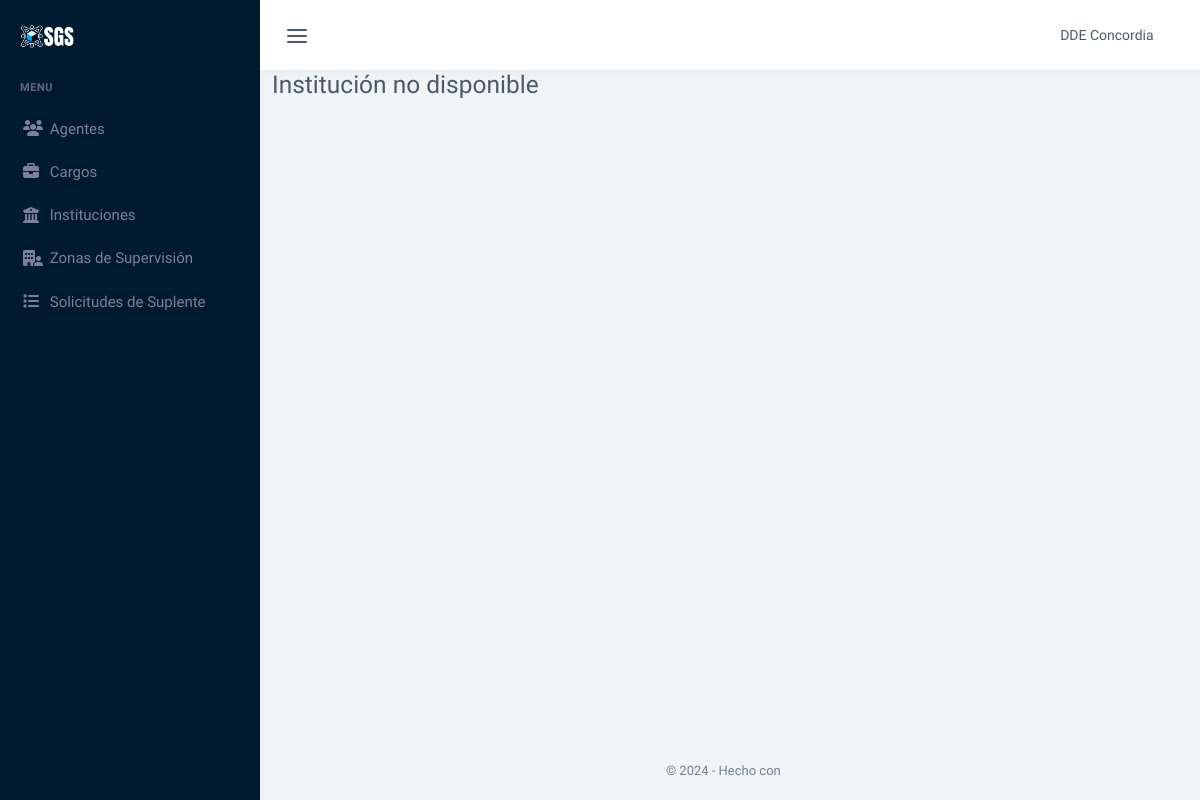
The app's page /editar_institucion/2 (signed in), older data.
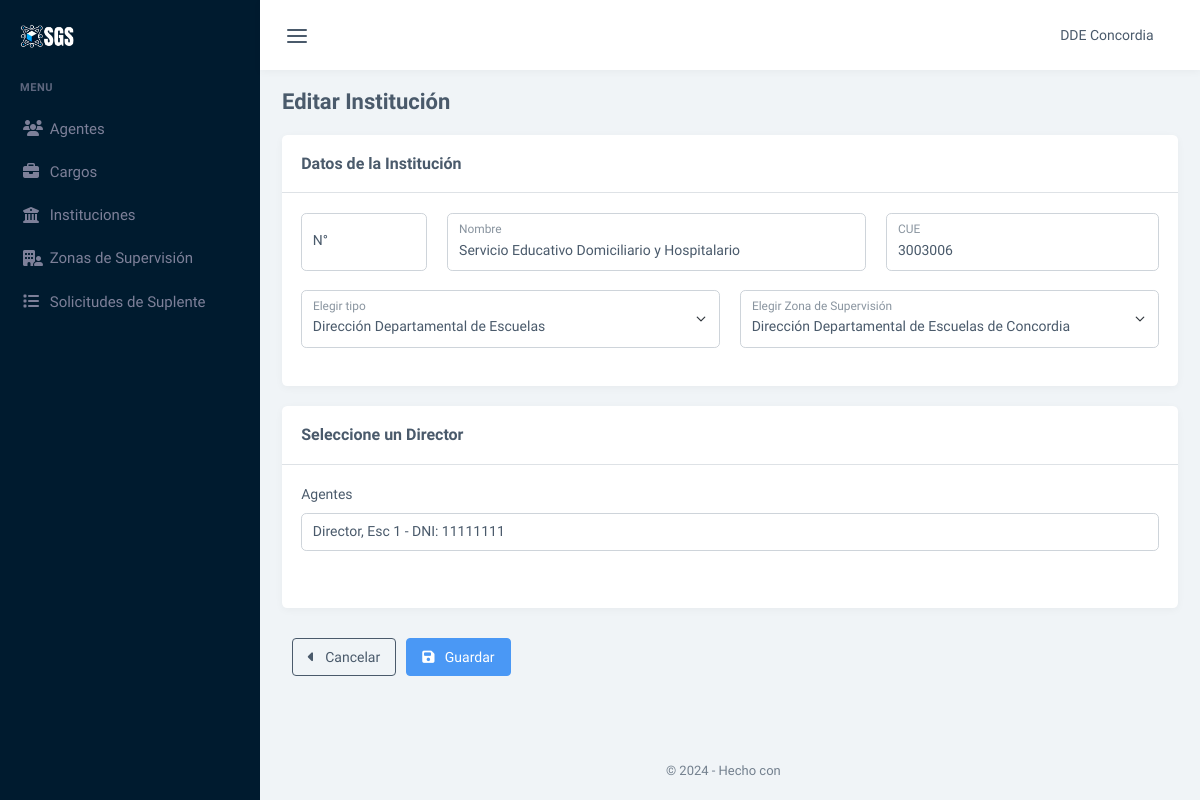
The same page, newer data.
### tables this page shows
CREATE TABLE `instituciones` (
  `id_Institucion` int(11) UNSIGNED NOT NULL,
  `id_Tipo` tinyint(4) UNSIGNED DEFAULT NULL,
  `cue` int(11) UNSIGNED NOT NULL,
  `numero` smallint(6) UNSIGNED DEFAULT NULL,
  `nombre` varchar(100) NOT NULL,
  `id_Director` int(11) UNSIGNED DEFAULT NULL,
  `id_ZonaSupervision` smallint(6) UNSIGNED NOT NULL,
  `eliminado` tinyint(1) NOT NULL DEFAULT 0
);

CREATE TABLE `tipo_institucion` (
  `id_Tipo` tinyint(4) UNSIGNED NOT NULL,
  `tipo` varchar(100) NOT NULL
);

CREATE TABLE `zonas_supervision` (
  `id_ZonaSupervision` smallint(6) UNSIGNED NOT NULL,
  `nombre` varchar(100) NOT NULL,
  `id_Supervisor` int(11) UNSIGNED DEFAULT NULL,
  `eliminado` tinyint(1) NOT NULL DEFAULT 0
);

CREATE TABLE `agentes` (
  `id_Agente` int(11) UNSIGNED NOT NULL,
  `apellido` varchar(100) NOT NULL,
  `nombre` varchar(100) NOT NULL,
  `dni` int(11) UNSIGNED NOT NULL,
  `telefono` int(11) UNSIGNED DEFAULT NULL,
  `direccion` varchar(100) DEFAULT NULL,
  `email` varchar(100) NOT NULL,
  `usuario` varchar(100) NOT NULL,
  `password` varchar(100) NOT NULL,
  `id_Rol` tinyint(4) UNSIGNED NOT NULL,
  `eliminado` tinyint(1) NOT NULL DEFAULT 0
);

### modelos/conexion.php (called while the page is built, shortened)
<?php
class Conexion
{
	static public function conectar()
	{
		try {
			$link = new PDO(
				"mysql:host=" . self::HOST . ";dbname=" . self::DBNAME,
				self::USER,
				self::PASSWORD
			);
			$link->exec("set names utf8");
			return $link;
		} catch (PDOException $e) {
			die("Error en la conexión a la base de datos: " . $e->getMessage());
		}
	}
}

### modelos/modelo.instituciones.php (called while the page is built, shortened)
<?php
require_once 'conexion.php';
class ModeloInstituciones{
    static public function mdlMostrarInstituciones($id_institucion, $valor)
    {
        if ($id_institucion != null) {
            try {
                $stmt = Conexion::conectar()->prepare("SELECT
                i.id_institucion, i.cue,tipo.tipo, tipo.id_Tipo , i.id_ZonaSupervision, i.id_Director, i.nombre as institucion, i.numero, a.apellido, a.nombre, a.dni, a.telefono, z.nombre as zona
                FROM `tipo_institucion` as tipo, `zonas_supervision` as z, `instituciones` as i left join `agentes` as a on i.id_Director = a.id_Agente
                where i.eliminado = 0 and i.id_ZonaSupervision = z.id_ZonaSupervision and tipo.id_Tipo = i.id_Tipo and $id_institucion = :$id_institucion order by tipo.id_Tipo, i.numero;");
                $stmt->bindParam(":" . $id_institucion, $valor, PDO::PARAM_INT);
                $stmt->execute();
                return $stmt->fetch(PDO::FETCH_ASSOC);
            } catch (Exception $e) {
                return "Error: " .$e ->getMessage();
            }
        }
    }
}

### controladores/controlador.instituciones.php (called while the page is built, shortened)
<?php
class ControladorInstituciones{
    static public function ctrMostrarInstituciones($id_institucion, $valor){
        $respuesta = ModeloInstituciones::mdlMostrarInstituciones($id_institucion, $valor);
        return $respuesta;
    }
}

### controladores/controlador.plantilla.php (called while the page is built, shortened)
<?php
class ControladorPlantilla{
    public function ctrMostrarPlantilla(){
        include 'vistas/plantilla.php';
    }
}

### index.php (called while the page is built, shortened)
<?php
require_once 'controladores/controlador.plantilla.php';
require_once 'controladores/controlador.agentes.php';
require_once 'controladores/controlador.instituciones.php';
require_once 'modelos/modelo.agentes.php';
require_once 'modelos/modelo.instituciones.php';
$plantilla = new ControladorPlantilla();
$plantilla -> ctrMostrarPlantilla();

### modelos/modelo.agentes.php (called while the page is built, shortened)
<?php
    require_once 'conexion.php';
class ModeloAgentes{
    static public function mdlMostrarAgentes($agente, $valor)
    {
        if ($agente != null) {
            try {
                $stmt = Conexion::conectar()->prepare("SELECT * FROM `agentes`, `roles`  WHERE agentes.id_Rol = roles.id_Rol and eliminado = 0 and $agente = :$agente;");
                $stmt->bindParam(":" . $agente, $valor, PDO::PARAM_INT);
                $stmt->execute();
                return $stmt->fetch(PDO::FETCH_ASSOC);
            } catch (Exception $e) {
                return "Error: " .$e ->getMessage();
            }
        } else {
            try {
                $agentes = Conexion::conectar()->prepare("SELECT * FROM `agentes`, `roles`  WHERE agentes.id_Rol = roles.id_Rol and eliminado = 0;");
                $agentes->execute();
                return $agentes->fetchAll(PDO::FETCH_ASSOC);
            } catch (Exception $e) {
                return "Error: " .$e ->getMessage();
            }
        }
    }
}

### controladores/controlador.agentes.php (called while the page is built, shortened)
<?php
class ControladorAgentes{
    static public function ctrMostrarAgentes($agente, $valor){
        $respuesta = ModeloAgentes::mdlMostrarAgentes($agente, $valor);
        return $respuesta;
    }
}

### vistas/modulos/editar_institucion.php (the view, shortened to what the changed rows need)
<?php
$id = "id_institucion";
$valor = $rutas[1];
$institucion = ControladorInstituciones::ctrMostrarInstituciones($id , $valor);
$agentes = ControladorAgentes::ctrMostrarAgentes(NULL, NULL);
$zonas = ControladorZonas::ctrMostrarZonas();
$tipos = ControladorInstituciones::ctrMostrarTipos();
if ($institucion) {
?>
<div class="container-xxl">
    <div class="py-3 d-flex align-items-sm-center flex-sm-row flex-column">
        <div class="flex-grow-1">
            <h4 class="fs-22 fw-bold m-0">Editar Institución</h4>
        </div>
    </div>
    <form method="POST">
        <div class="row">
            <div class="col-12">
                <div class="card">
                    <div class="card-header">
                        <h5 class="card-title mb-0">Datos de la Institución</h5>
                    </div>
                    <div class="card-body">
                        <div class="row">
                            <div class="col-lg-2">
                                <div class="form-floating mb-3">
                                    <input type="number" class="form-control" id="numero" name="numero" placeholder="numero" value = "<?php echo $institucion["numero"]; ?>">
                                    <label for="numero">N°</label>
                                </div>
                            </div>
                            <div class="col-lg-6">
                                <div class="form-floating mb-3">
                                    <input type="text" class="form-control" id="nombre" name="nombre" placeholder="Nombre" value = "<?php echo $institucion["institucion"]; ?>" required>
                                    <label for="nombre">Nombre</label>
                                </div>
                            </div>
                            <div class="col-lg-4">
                                <div class="form-floating mb-3">
                                    <input type="number" class="form-control" id="cue" name="cue" placeholder="CUE" value = "<?php echo $institucion["cue"]; ?>" required>
                                    <label for="cue">CUE</label>
                                </div>
                            </div>
                        </div>
                        <div class="row">
                            <div class="col-lg-6">
                                <div class="form-floating mb-3">
                                    <select class="form-select" id="tipo" name="tipo" aria-label="Tipo" required>
                                        <option value="<?php echo $institucion["id_Tipo"]; ?>" selected>
                                            <?php echo $institucion["tipo"]; ?>
                                        </option>
                                        <?php
                                        foreach ($tipos as $key => $value) {
                                        ?>
                                            <option value="<?php echo $value["id_Tipo"]; ?>"><?php echo $value["tipo"];?> </option>
                                        <?php } ?>
                                    </select>
                                    <label for="tipo">Elegir tipo</label>
                                </div>
                            </div>
                            <div class="col-lg-6">
                                <div class="form-floating mb-3">
                                    <select class="form-select" id="zona" name="zona" aria-label="Zona de Supervision">
                                        <option value="<?php echo $institucion["id_ZonaSupervision"]; ?>" selected>
                                            <?php echo $institucion["zona"]; ?>
                                        </option>
                                        <?php
                                        foreach ($zonas as $key => $value) {
                                        ?>
                                            <option value="<?php echo $value["id_ZonaSupervision"]; ?>"><?php echo $value["zona"];?> </option>
                                        <?php } ?>
                                    </select>
                                    <label for="zona">Elegir Zona de Supervisión</label>
                                </div>
                            </div>
                        </div>
                    </div>
                </div>
                <div class="row">
                    <div class="col-12">
                        <div class="card">
                            <div class="card-header">
                                <h5 class="card-title mb-0">Seleccione un Director</h5>
                            </div>
                            <div class="card-body">
                                    <?php
                                        foreach ($agentes as $key => $value) {
                                    ?>
                                    <option value = "<?php echo $value["apellido"] . ", " . $value["nombre"]. ' - DNI: ' . $value["dni"]; ?>" data-id="<?php echo $value["id_Agente"]; ?>" ></option>
                                    <?php } ?>
                                <div class="form-floating mb-3">
                                    <div class="pb-3">
                                        <label for="director" id="lblDirector" class="form-label">Agentes</label>
                                        <input class="form-control" list="OpcAgentes" id="director" name="director" placeholder="Escriba para buscar..." value = "<?php echo $value["apellido"] . ", " . $value["nombre"]. ' - DNI: ' . $value["dni"]; ?>" >
                                    </div>
                                </div>
                            </div>
                        </div>
                    </div>
                </div>
                <div class="row">
                    <div class="col-lg-6">
                        <div class="px-2 py-2 d-flex align-items-sm-center flex-sm-row flex-column">
                            <div class="d-flex flex-wrap gap-2">
                                <button type="button" class="btn btn-outline-dark btnVolver" pag = "instituciones"><i class="fa-solid fa-caret-left"></i> &nbsp; Cancelar</button>
                                <button type="button" class="btn btn-primary btnGuardar"><i class="fa-solid fa-floppy-disk"></i> &nbsp; Guardar</button>
                            </div>
                        </div>
                    </div>
                </div>
            </div>
        </div>
    </form>
</div>
<?php } else { ?>
    <h3>Institución no disponible</h3>
<?php } ?>

Row changes from the older to the newer data that the page shows:
now on this page (row edited): instituciones: nombre "Servicio Educativo Domiciliario y Hospitalario", cue "3003006", tipo "Dirección Departamental de Escuelas", zona "Dirección Departamental de Escuelas de Concordia"
now on this page (row unchanged): agentes: director "Director, Esc 1 - DNI: 11111111"
Text that changed along with them:
text no longer shown: "Institución no disponible"
text now shown: "Editar Institución Datos de la Institución Seleccione un Director Agentes Cancelar Guardar"
